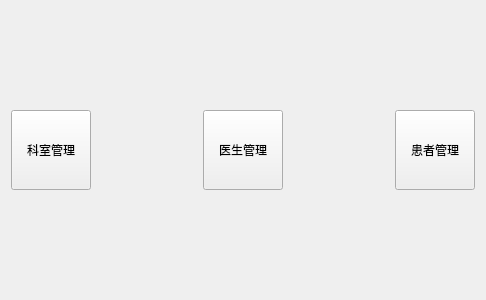
<?xml version="1.0" encoding="UTF-8"?>
<ui version="4.0">
 <class>WelcomeView</class>
 <widget class="QWidget" name="WelcomeView">
  <property name="geometry">
   <rect>
    <x>0</x>
    <y>0</y>
    <width>486</width>
    <height>300</height>
   </rect>
  </property>
  <property name="windowTitle">
   <string>Welcome</string>
  </property>
  <layout class="QVBoxLayout" name="verticalLayout">
   <item>
    <spacer name="verticalSpacer">
     <property name="orientation">
      <enum>Qt::Vertical</enum>
     </property>
     <property name="sizeHint" stdset="0">
      <size>
       <width>20</width>
       <height>91</height>
      </size>
     </property>
    </spacer>
   </item>
   <item>
    <layout class="QHBoxLayout" name="horizontalLayout">
     <item>
      <widget class="QPushButton" name="btnDepartment">
       <property name="minimumSize">
        <size>
         <width>0</width>
         <height>80</height>
        </size>
       </property>
       <property name="text">
        <string>科室管理</string>
       </property>
      </widget>
     </item>
     <item>
      <spacer name="horizontalSpacer">
       <property name="orientation">
        <enum>Qt::Horizontal</enum>
       </property>
       <property name="sizeHint" stdset="0">
        <size>
         <width>40</width>
         <height>20</height>
        </size>
       </property>
      </spacer>
     </item>
     <item>
      <widget class="QPushButton" name="btnDoctor">
       <property name="minimumSize">
        <size>
         <width>60</width>
         <height>80</height>
        </size>
       </property>
       <property name="text">
        <string>医生管理</string>
       </property>
      </widget>
     </item>
     <item>
      <spacer name="horizontalSpacer_2">
       <property name="orientation">
        <enum>Qt::Horizontal</enum>
       </property>
       <property name="sizeHint" stdset="0">
        <size>
         <width>40</width>
         <height>20</height>
        </size>
       </property>
      </spacer>
     </item>
     <item>
      <widget class="QPushButton" name="btnPatient">
       <property name="minimumSize">
        <size>
         <width>0</width>
         <height>80</height>
        </size>
       </property>
       <property name="text">
        <string>患者管理</string>
       </property>
      </widget>
     </item>
    </layout>
   </item>
   <item>
    <spacer name="verticalSpacer_2">
     <property name="orientation">
      <enum>Qt::Vertical</enum>
     </property>
     <property name="sizeHint" stdset="0">
      <size>
       <width>20</width>
       <height>91</height>
      </size>
     </property>
    </spacer>
   </item>
  </layout>
 </widget>
 <resources/>
 <connections/>
</ui>
